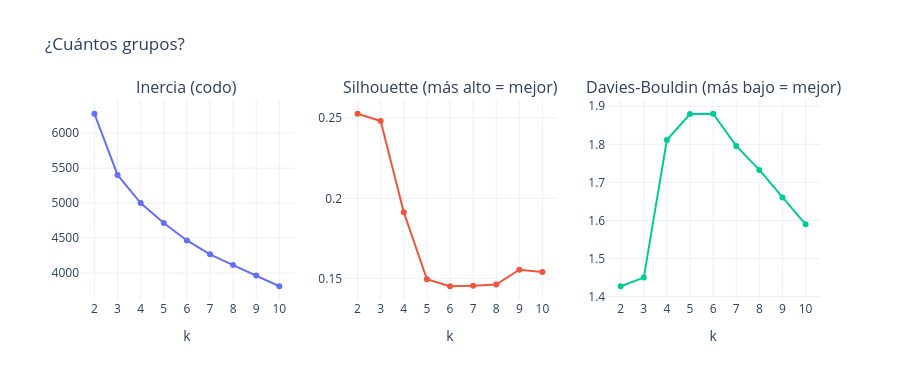

The code cell stored with this chart in its notebook:
### Markdown cell above
---
## 5. ¿Cuántos grupos?

No hay una respuesta única, así que miramos tres cosas para *k* de 2 a 10:

- **Inercia** (suma de distancias al cuadrado al centro): siempre baja al subir *k*; buscamos un "codo".
- **Silhouette:** qué tan bien separados están los grupos (más alto = mejor).
- **Davies-Bouldin:** qué tan parecidos son entre sí los grupos (más bajo = mejor).

### Code cell
# 5.1 Probamos k = 2, ..., 10
filas = []
for k in range(2, 11):
    km_k = KMeans(n_clusters=k, n_init=50, random_state=RANDOM_STATE).fit(X)
    filas.append({
        "k": k,
        "inercia": km_k.inertia_,
        "silhouette": silhouette_score(X, km_k.labels_),
        "davies_bouldin": davies_bouldin_score(X, km_k.labels_),
    })
metricas_k = pd.DataFrame(filas)

fig = make_subplots(rows=1, cols=3, subplot_titles=["Inercia (codo)", "Silhouette (más alto = mejor)", "Davies-Bouldin (más bajo = mejor)"])
for j, col in enumerate(["inercia", "silhouette", "davies_bouldin"], start=1):
    fig.add_trace(go.Scatter(x=metricas_k["k"], y=metricas_k[col], mode="lines+markers", showlegend=False), row=1, col=j)
fig.update_xaxes(title_text="k", dtick=1)
fig.update_layout(template=PLANTILLA, height=380, title_text="¿Cuántos grupos?")
fig.show()

display(metricas_k.round(3))

### Figure 1 — Plotly figure (JSON) as saved in the notebook; plotly's stock layout.template omitted (floating-point values rounded to 4 significant figures)
{"data": [{"mode": "lines+markers", "showlegend": false, "type": "scatter", "x": [2, 3, 4, 5, 6, 7, 8, 9, 10], "xaxis": "x", "y": [6277.0, 5403.0, 5000.0, 4714.0, 4465.0, 4266.0, 4113.0, 3966.0, 3811.0], "yaxis": "y"}, {"mode": "lines+markers", "showlegend": false, "type": "scatter", "x": [2, 3, 4, 5, 6, 7, 8, 9, 10], "xaxis": "x2", "y": [0.2527, 0.2482, 0.1914, 0.1496, 0.1453, 0.1455, 0.1464, 0.1555, 0.1541], "yaxis": "y2"}, {"mode": "lines+markers", "showlegend": false, "type": "scatter", "x": [2, 3, 4, 5, 6, 7, 8, 9, 10], "xaxis": "x3", "y": [1.427, 1.45, 1.811, 1.88, 1.88, 1.796, 1.733, 1.66, 1.59], "yaxis": "y3"}], "layout": {"annotations": [{"font": {"size": 16}, "showarrow": false, "text": "Inercia (codo)", "x": 0.1444, "xanchor": "center", "xref": "paper", "y": 1, "yanchor": "bottom", "yref": "paper"}, {"font": {"size": 16}, "showarrow": false, "text": "Silhouette (más alto = mejor)", "x": 0.5, "xanchor": "center", "xref": "paper", "y": 1, "yanchor": "bottom", "yref": "paper"}, {"font": {"size": 16}, "showarrow": false, "text": "Davies-Bouldin (más bajo = mejor)", "x": 0.8556, "xanchor": "center", "xref": "paper", "y": 1, "yanchor": "bottom", "yref": "paper"}], "height": 380, "title": {"text": "¿Cuántos grupos?"}, "xaxis": {"anchor": "y", "domain": [0, 0.2889], "dtick": 1, "title": {"text": "k"}}, "xaxis2": {"anchor": "y2", "domain": [0.3556, 0.6444], "dtick": 1, "title": {"text": "k"}}, "xaxis3": {"anchor": "y3", "domain": [0.7111, 1], "dtick": 1, "title": {"text": "k"}}, "yaxis": {"anchor": "x", "domain": [0, 1]}, "yaxis2": {"anchor": "x2", "domain": [0, 1]}, "yaxis3": {"anchor": "x3", "domain": [0, 1]}}}
